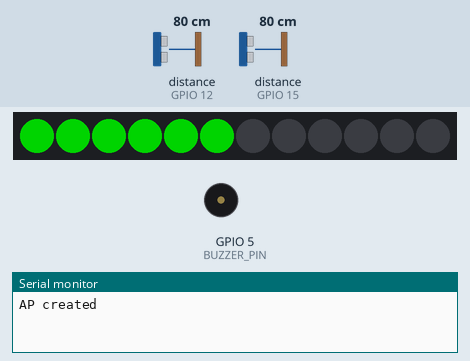
A program run on a simulated ESP8266 (Wemos D1 mini). Shown: 12 RGB LEDs in strip order, left to right, buzzer (waves = sounding), the last lines printed to the serial monitor. Inputs (shaded band) come from the test bench; at power-on: distance to the obstacle (sensors on GPIO 12, GPIO 15) 80 cm. The echo pulse lasts 58.3 µs per cm; dim RGB values are drawn brighter than linear; EEPROM starts erased.

Above: at 1.2 s.
1.3 s: distance to the obstacle (sensor on GPIO 12) set to 2 cm
At 1.7 s:
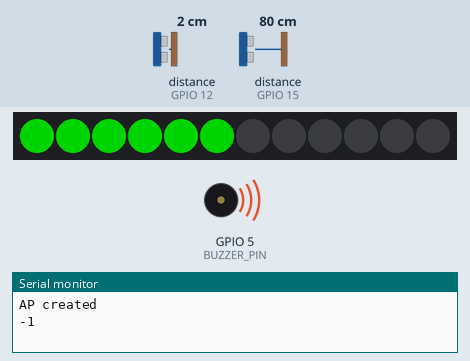
Timing chart, 0 to 4.3 s (numbered marks = the images above; inputs shaded):
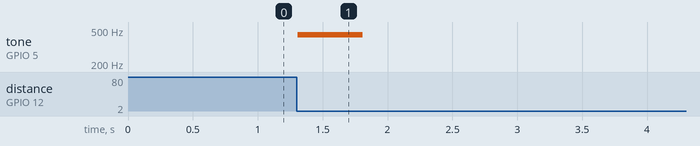

The program:

main.cpp
```cpp
#include <Arduino.h>
#include <hcsr04.h>
#include "FastLED.h"
#include <ESP_EEPROM.h>
#include "config_server.h"


#define TRIG_PIN_IN 13
#define ECHO_PIN_IN 15

#define TRIG_PIN_OUT 14
#define ECHO_PIN_OUT 12

#define BUZZER_PIN 5

#define TRIGGER_DISTANCE 200

#define LED_PIN 4
#define NB_LEDS 12

CRGB leds[NB_LEDS];

int maxPeople = 8;
int counter = 0;

boolean inTriggered = false;
boolean outTriggered = false;

int inResetCounter = 0;
int outResetCounter = 0;

HCSR04 sensorIn(TRIG_PIN_IN, ECHO_PIN_IN, 10, 4000);
HCSR04 sensorOut(TRIG_PIN_OUT, ECHO_PIN_OUT, 10, 4000);

void updateSavedState()
{
  EEPROM.put(0, maxPeople);
  EEPROM.commit();
}

void maxPersonsChanged(int newMaxPersons)
{
  maxPeople = newMaxPersons;
  updateSavedState();
}

ConfigServer server(maxPeople,maxPersonsChanged);

void setLedColor(boolean full)
{
  for (int i = 0; i < NB_LEDS / 2; i++)
  {
    if (full)
    {
      leds[i] = CRGB::Black;
    }
    else
    {
      leds[i] = CRGB::Green;
    }
  }
  for (int i = NB_LEDS / 2; i < NB_LEDS; i++)
  {
    if (full)
    {
      leds[i] = CRGB::Red;
    }
    else
    {
      leds[i] = CRGB::Black;
    }
  }
  FastLED.show();
}

void setup()
{
  Serial.begin(9600);

  //EEPROM
  EEPROM.begin(16);
  if (EEPROM.percentUsed() >= 0)
  {
    EEPROM.get(0, maxPeople);
  }
  server.setMaxPeople(maxPeople);

  //LED
  FastLED.addLeds<NEOPIXEL, LED_PIN>(leds, NB_LEDS);
  setLedColor(false);

  server.startServer();
}

void loop()
{
  server.handleClient();

  int distanceIn = sensorIn.distanceInMillimeters();
  int distanceOut = sensorOut.distanceInMillimeters();

  // Trigger counter
  if (distanceIn > 0 && distanceIn < TRIGGER_DISTANCE && !inTriggered)
  {
    inTriggered = true;
    counter++;
    tone(BUZZER_PIN, 880, 500);
    Serial.println(counter);
    if (counter == maxPeople)
    {
      setLedColor(true);
    }
  }
  if (distanceOut > 0 && distanceOut < TRIGGER_DISTANCE && !outTriggered)
  {
    outTriggered = true;
    if (counter == maxPeople)
    {
      setLedColor(false);
    }
    counter--;
    tone(BUZZER_PIN, 440, 500);
    Serial.println(counter);
  }

  //Reset trigger
  if ((distanceIn < 0 || distanceIn > TRIGGER_DISTANCE) && inTriggered)
  {
    inResetCounter++;
  }
  if (inResetCounter > 8)
  {
    inTriggered = false;
    inResetCounter = 0;
  }
  if ((distanceOut < 0 || distanceOut > TRIGGER_DISTANCE) && outTriggered)
  {
    outResetCounter++;
  }
  if (outResetCounter > 8)
  {
    outTriggered = false;
    outResetCounter = 0;
  }
}
```

config_server.h
```cpp
#include <ESP8266WebServer.h>
#include <DNSServer.h>

const char INDEX_HTML[] PROGMEM = R"=====(
<!doctype html>
<html lang="en">
<head>
  <meta charset="utf-8">
  <title>People Counter Configuration</title>
</head>
<body>
  <form method="post">
  <label style="display:block; width:100%; text-align:center;" for="maxPersons">Max Persons:</label><br>
  <div style="width:100px; margin-right:auto; margin-left:auto;text-align: center;">
	<input style="width:100%;" type="number" id="maxPersons" name="maxPersons" value="%d"><br>
	<input style="margin-top:20px;" type="submit" value="Save">
  </div>
  </form>
</body>
</html>
)=====";

class ConfigServer
{

public:
    ConfigServer(int maxPeople,std::function<void(int)> maxPersionsChangedCallback);
    void startServer();
    void stopServer();
    void handleClient();
    void setMaxPeople(int newMaxPeople);
private:
    IPAddress apIp;
    IPAddress subnet;
    ESP8266WebServer server;
    DNSServer dnsServer;
    int maxPeople;
    std::function<void(int)> callback;
    void handleRequest();
};
```

config_server.cpp
```cpp
#include "config_server.h"

void ConfigServer::handleRequest()
{
    if (server.hasArg("maxPersons") && server.method()==HTTP_POST)
    {
        int newMaxPeople = server.arg("maxPersons").toInt();
        maxPeople = newMaxPeople;
        callback(newMaxPeople);
    }
    String path = server.uri();
    char index_html[600];
    sprintf(index_html,INDEX_HTML,maxPeople);
    server.send(200, "text/html", index_html);
}

ConfigServer::ConfigServer(int initialMaxPeople,std::function<void(int)> maxPersionsChangedCallback) : apIp(192, 168, 4, 22), subnet(255, 255, 255, 0), server(80)
{
    maxPeople = initialMaxPeople;
    callback = maxPersionsChangedCallback;
    server.onNotFound(std::bind(&ConfigServer::handleRequest, this));
}

void ConfigServer::handleClient()
{
    dnsServer.processNextRequest();
    server.handleClient();
}

void ConfigServer::startServer()
{
    WiFi.mode(WIFI_AP);
    WiFi.softAPConfig(apIp, apIp, subnet);
    dnsServer.start(53, "*", apIp);
    Serial.println((WiFi.softAP("PeopleCounter", "password")) ? "AP created" : "AP creation failed");
    server.begin();
}

void ConfigServer::stopServer()
{
    server.stop();
    dnsServer.stop();
    Serial.println((WiFi.softAPdisconnect(true)) ? "AP disconnected" : "AP disconnect failed");
}

void ConfigServer::setMaxPeople(int newMaxPeople)
{
    maxPeople = newMaxPeople;
}
```

Measured:
- after the input at 1.3 s, tone on GPIO 5 (BUZZER_PIN): silent → 440 Hz at once, → silent 0.50 s later
